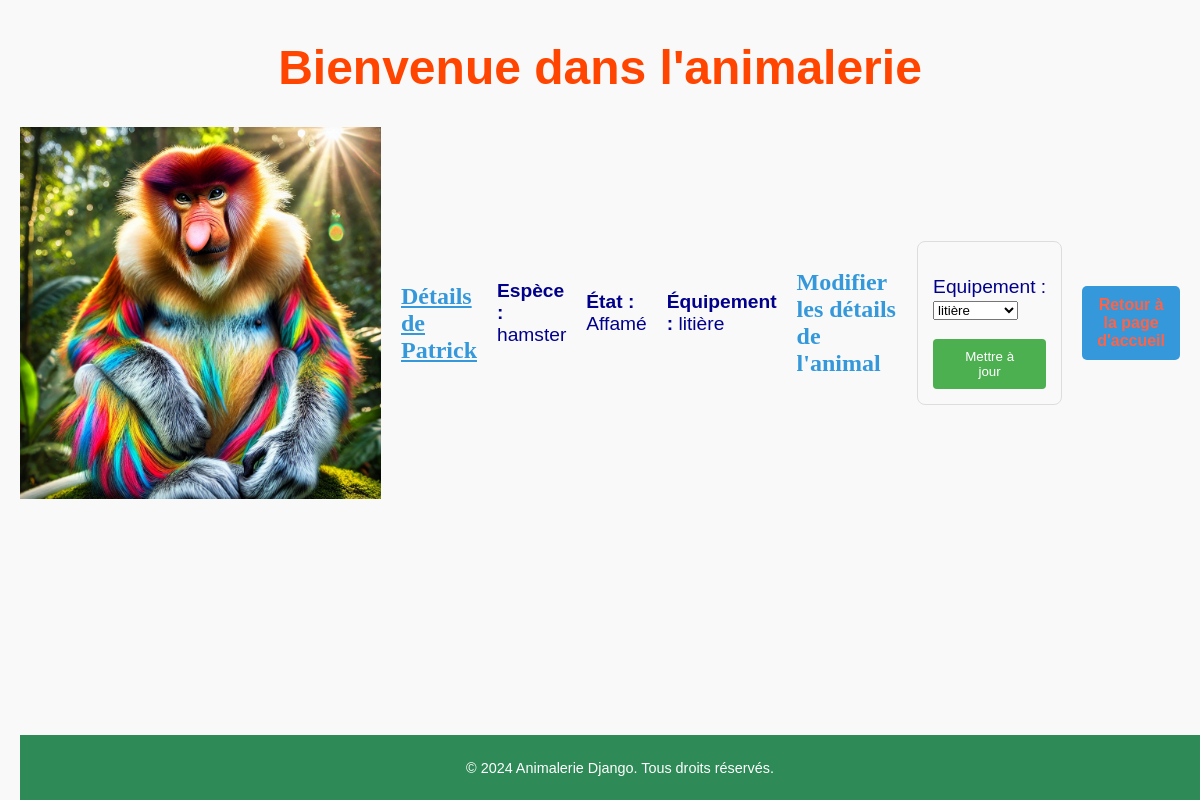
The page /animal/3/ on the database its author committed.
### animalerie/models.py (models this page shows, shortened)
class Animal(models.Model):
    ETATS = [
        ('affamé', 'Affamé'),
        ('repus', 'Repus'),
        ('fatigué', 'Fatigué'),
        ('endormi', 'Endormi'),
    ]
    nom = models.CharField(max_length=100)
    espece = models.CharField(max_length=100)
    etat = models.CharField(max_length=10, choices=ETATS, default='endormi')
    equipement = models.ForeignKey(Equipement, null=True, blank=True, on_delete=models.SET_NULL)
    image = models.ImageField(upload_to='animals/', blank=True, null=True)

class Equipement(models.Model):
    TYPES = [
        ('mangeoire', 'Mangeoire'),
        ('nid', 'Nid'),
        ('roue', 'Roue'),
        ('litière', 'Litière'),
    ]
    nom = models.CharField(max_length=100, unique=True)
    type = models.CharField(max_length=50, choices=TYPES)
    disponible = models.BooleanField(default=True)
    def __str__(self):
        return self.nom

### animalerie/views.py (the view, shortened to what this page needs)
# urls.py: path('animal/<int:animal_id>/', views.animal_detail, name='animal_detail'),  # Ajout de cette ligne
def animal_detail(request, animal_id):
    animal = get_object_or_404(Animal, id=animal_id)
    form = AssignEquipementForm(instance=animal)
    return render(request, 'animalerie/animal_detail.html', {'animal': animal, 'form': form})

### animalerie/forms.py
class AssignEquipementForm(forms.ModelForm):
    class Meta:
        model = Animal
        fields = ['equipement']  # N'incluez que le champ 'equipement'

### animalerie/templates/animalerie/animal_detail.html (shortened to what this page needs)
{% extends 'animalerie/base.html' %}
{% block content %}
<div class="animal-details">
    <img src="{{ animal.image.url }}" alt="{{ animal.nom }}" class="animal-thumbnail">
    <h2 class="section-title">Détails de {{ animal.nom }}</h2>
    <p><strong>Espèce :</strong> {{ animal.espece }}</p>
    <p><strong>État :</strong> {{ animal.get_etat_display }}</p>
    <p><strong>Équipement :</strong>
        {% if animal.equipement %}
            {{ animal.equipement.nom }}
        {% else %}
            Aucun
        {% endif %}
    </p>
    <h3 class="section-title">Modifier les détails de l'animal</h3>
    <form method="post">
        {{ form.as_p }}
        <button type="submit" class="submit-button">Mettre à jour</button>
    </form>
    <a href="{% url 'home' %}" class="return-button">Retour à la page d'accueil</a>
</div>
{% endblock %}

### animalerie/static/css/style.css (style rules this page uses)
body { font-family: 'Verdana', sans-serif; background-color: #f0f8ff; color: #333; margin: 0; padding: 0; }
h2 { color: #2e8b57; font-size: 2rem; margin-top: 20px; text-decoration: underline; }
.animal-details { font-size: 1.2rem; color: #00008b; }
.animal-details a { color: #ff6347; font-weight: bold; text-decoration: none; }
a { color: #1e90ff; font-weight: bold; text-decoration: none; }
.return-button { display: inline-block; margin-top: 20px; padding: 10px 15px; background-color: #ff4500; color: white; border: none; border-radius: 5px; text-align: center; text-decoration: none; font-size: 1rem; }
body { font-family: 'Arial', sans-serif; background-color: #f9f9f9; color: #333; margin: 0; padding: 20px; }
.section-title { font-family: 'Georgia', serif; font-size: 24px; color: #3498db; margin-top: 30px; margin-bottom: 10px; }
.animal-details { display: flex; gap: 20px; align-items: center; margin-bottom: 20px; }
.return-button { display: inline-block; margin-top: 20px; text-decoration: none; color: #fff; background: #3498db; padding: 10px 15px; border-radius: 5px; }
form { margin-top: 20px; padding: 15px; background-color: #f9f9f9; border: 1px solid #ddd; border-radius: 8px; }
form button.submit-button { background-color: #4CAF50; color: white; border: none; padding: 10px 20px; text-align: center; cursor: pointer; border-radius: 4px; }

### rows shown on the page
Animal: image (picture), nom "Patrick", espece "hamster", etat "Affamé", equipement.nom "litière"
